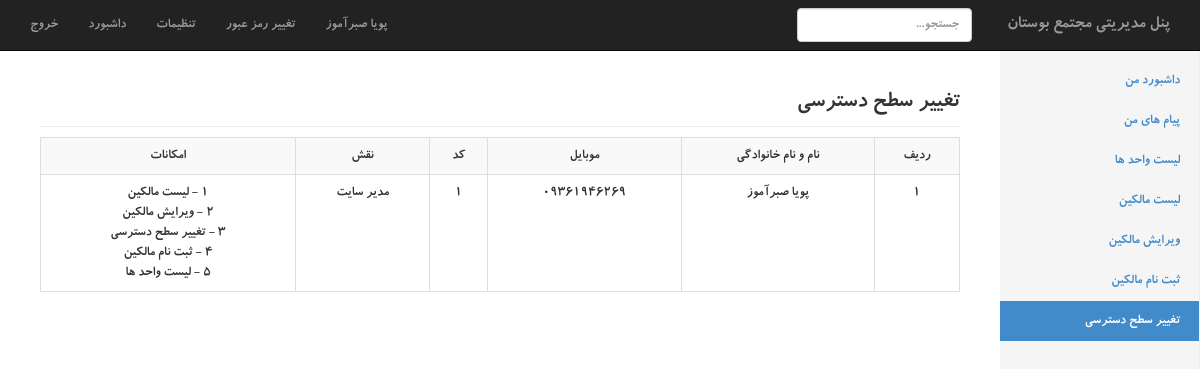
The page /index.php?page=change_privileges (signed in) on the database its author committed.
### tables this page shows
CREATE TABLE IF NOT EXISTS `roles` (
  `id` int(11) NOT NULL AUTO_INCREMENT,
  `title` varchar(250) NOT NULL,
  PRIMARY KEY (`id`)
);

CREATE TABLE IF NOT EXISTS `rolespermissions` (
  `id` int(11) NOT NULL AUTO_INCREMENT,
  `roles_id` int(11) NOT NULL,
  `permissions_id` int(11) NOT NULL,
  PRIMARY KEY (`id`)
);

CREATE TABLE IF NOT EXISTS `permissions` (
  `id` int(11) NOT NULL AUTO_INCREMENT,
  `title` varchar(250) NOT NULL,
  `ENtitle` varchar(250) NOT NULL,
  PRIMARY KEY (`id`)
);

### include/change_privileges.php (the view, shortened to what this page needs)
<h3 class="sub-header">تغییر سطح دسترسی</h3>
<div class="table-responsive">
            <table class="table table-striped table-hover table-bordered">
                <tr>
					<th>ردیف</th>
                    <th>نام و نام خانوادگی</th>
					<th>موبایل</th>
                    <th>کد</th>
                    <th>نقش</th>
                    <th>امکانات</th>
				</tr>
<?php
$i = 1 ;
$mojavez='';
	$admins_query = "SELECT
								 admins.first_name
								,admins.last_name
								,admins.mobile
								,admins.roles_id
								,roles.id
								,roles.title
								 FROM admins
									INNER JOIN roles
											ON admins.roles_id = roles.id";
	$admins_result = $mysqli->query($admins_query);
while($admins_row = $admins_result ->fetch_assoc()){
			$roles_id = $admins_row['roles_id'];
			$roles_query = "SELECT * FROM rolespermissions WHERE roles_id = '$roles_id' ; ";
			$roles_result = $mysqli->query($roles_query);
			while($roles_row = $roles_result ->fetch_assoc()){
				$permissions_id = $roles_row['permissions_id'];
					$permissions_query = "SELECT * FROM permissions WHERE id = '$permissions_id' ; ";
					$permissions_result = $mysqli->query($permissions_query);
					$permissions_row = $permissions_result ->fetch_assoc();
					$permissions_title = $permissions_row['title'];
				$mojavez .= $permissions_id.' - '.$permissions_title.'<br>';
			}
		echo "
		  <tr>
					<td>$i</td>
					<td>$admins_row[first_name] $admins_row[last_name]</td>
					<td>$admins_row[mobile]</td>
					<td>$admins_row[roles_id]</td>
					<td>$admins_row[title]</td>
					<td>$mojavez</td>
		  </tr>";
		$i++;
}
?>
</table>
</div>

### index.php (shortened to what this page needs)
<!DOCTYPE html>
<html lang="en">
  <head>
    <link href="css/bootstrap.min.css" rel="stylesheet">
    <link href="css/style.css" rel="stylesheet">
    <link href="css/dashboard.css" rel="stylesheet">
  </head>
  <body>
    <div class="navbar navbar-inverse navbar-fixed-top" role="navigation">
      <div class="container-fluid">
        <div class="navbar-collapse collapse">
          <ul class="nav navbar-nav navbar-right" style="float:left !important">
            <li><a href="logout.php">خروج</a></li>
            <li><a href="#">داشبورد</a></li>
            <li><a href="#">تنظیمات</a></li>
            <li><a href="index.php?page=password_update">تغییر رمز عبور</a></li>
            <li><a href="index.php?page=home"><?php echo $_SESSION['MM_admin_first_name'].' '.$_SESSION['MM_admin_last_name']; ?></a></li>
          </ul>
          <a class="navbar-brand" href="index.php" style="float:right; margin-left:20px;">پنل مدیریتی مجتمع بوستان</a>
          <form class="navbar-form navbar-right">
            <input type="text" class="form-control" placeholder="جستجو...">
          </form>
        </div>
      </div>
    </div>
    <div class="container-fluid">
      <div class="row">
        <?php include('include/sidebar.php'); ?>
        <div class="col-sm-9 col-md-10 main">
          <?php
		  	if(isset($_GET['page'])){
					if(is_file("include/$_GET[page].php")){
						include("include/$_GET[page].php");
					}elseif(is_file("include/tabriz/$_GET[page].php")){
						include("include/tabriz/$_GET[page].php");
					}else{
						echo 'صفحه مورد نظر وجود ندارد.';}
			}else{
				include('include/home.php');
			}
		  ?>
        </div>
      </div>
    </div>
  </body>
</html>

### include/sidebar.php (shortened to what this page needs)
<?php
	$users_edit = false;
	$change_privileges = false;
	$signup_users = false;
	$unit_list = false;
	$home_active='';$messages_active='';
	$users_list_active='';$users_edit_active='';$signup_users_active='';
	$unit_list_active='';$change_privileges_active='';
	if(in_array('users_edit',$_SESSION['permissions'])){ $users_edit = true; }
	if(in_array('change_privileges',$_SESSION['permissions'])){ $change_privileges = true; }
	if(in_array('signup_users',$_SESSION['permissions'])){ $signup_users = true; }
	if(in_array('unit_list',$_SESSION['permissions'])){ $unit_list = true; }
?>
<div class="col-sm-3 col-md-2 sidebar">
  <ul class="nav nav-sidebar">
<?php
     	echo "<li class='$home_active' ><a href='index.php?page=home'>داشبورد من</a></li>";
     	echo "<li class='$messages_active' ><a href='index.php?page=messages'>پیام های من</a></li>";
     	if($unit_list == true){ echo "<li class='$unit_list_active' ><a href='index.php?page=unit_list'>لیست واحد ها</a></li>";}
     	if($unit_list == true){ echo "<li class='$users_list_active' ><a href='index.php?page=users_list'>لیست مالکین</a></li>";}
    	if($users_edit == true){ echo "<li class='$users_edit_active' ><a href='index.php?page=users_edit'>ویرایش مالکین</a></li>";}
    	if($signup_users == true){ echo "<li class='$signup_users_active' ><a href='index.php?page=signup_users'>ثبت نام مالکین</a></li>";}
	if(isset($_GET['page']) && $_GET['page']=='change_privileges'){ $change_privileges_active = 'active'; }
    	if($change_privileges == true){ echo "<li class='$change_privileges_active' ><a href='index.php?page=change_privileges'>تغییر سطح دسترسی</a></li>";}
?>
  </ul>
</div>

### css/dashboard.css (style rules this page uses)
body { padding-top: 50px; direction:rtl; font-family:bkoodakbold,tahoma; }
.sub-header { padding-bottom: 10px; border-bottom: 1px solid #eee; }
@media (min-width: 768px) { .sidebar { position: fixed; top: 51px; bottom: 0; right: 0; z-index: 1000; display: block; padding: 10px; overflow-x: hidden; overflow-y: auto; background-color: #f5f5f5; border-right: 1px solid #eee; } }
.nav-sidebar { margin-right: -51px; margin-bottom: 10px; margin-left: -20px; }
.nav-sidebar > li > a { padding-right: 20px; padding-left: 20px; }
.nav-sidebar > .active > a { color: #fff; background-color: #428bca; }
.main { padding: 20px; }
@media (min-width: 768px) { .main { padding-right: 40px; padding-left: 40px; } }
td { text-align:center; }
th { text-align:center; }

### rows shown on the page
rolespermissions: permissions.title "لیست مالکین"
rolespermissions: permissions.title "ویرایش مالکین"
rolespermissions: permissions "3", permissions.title "تغییر سطح دسترسی"
rolespermissions: permissions "4", permissions.title "ثبت نام مالکین"
rolespermissions: permissions.title "لیست واحد ها"

### other values the page prints
$_SESSION['MM_admin_first_name'] "پویا"
$_SESSION['MM_admin_last_name'] "صبرآموز"
$admins_row[first_name] "پویا"
$admins_row[last_name] "صبرآموز"
$admins_row[mobile] "09361946269"
$admins_row[roles_id] "1"
$admins_row[title] "مدیر سایت"
